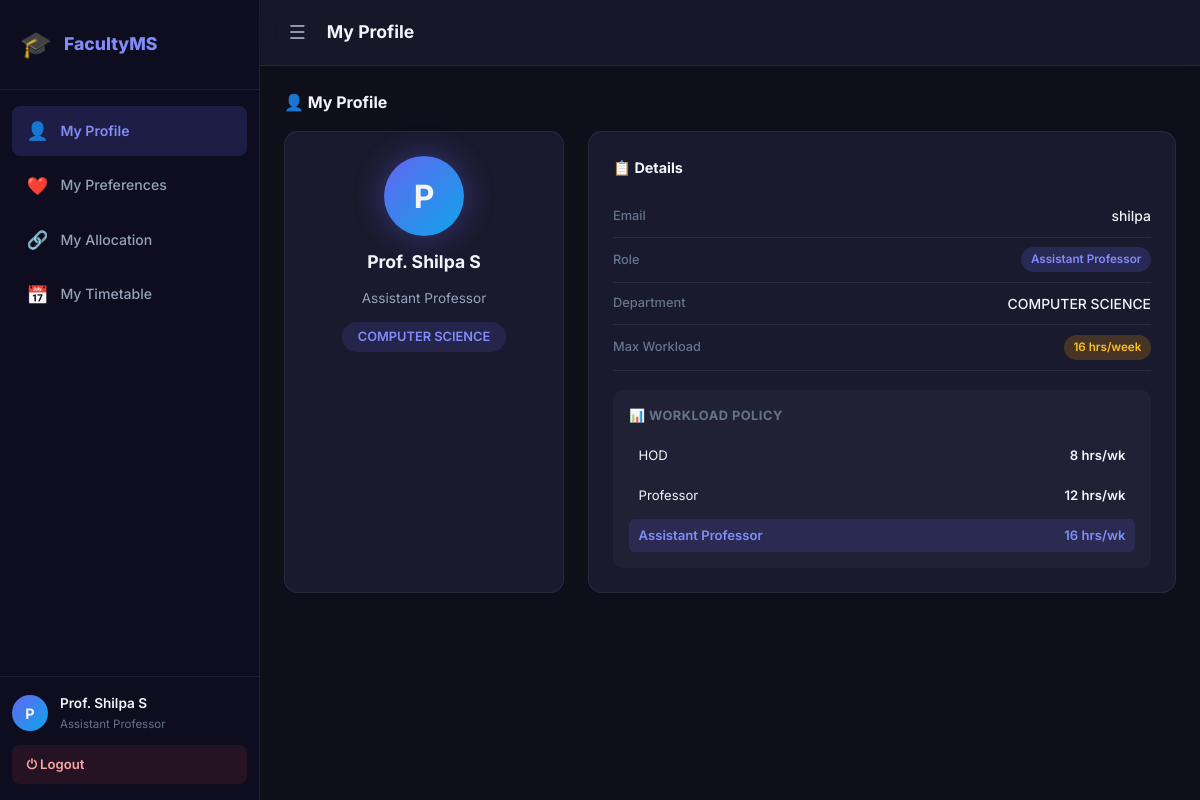
Page /faculty (signed in) on the committed database.
### tables this page shows
CREATE TABLE faculty (
            id INTEGER PRIMARY KEY AUTOINCREMENT,
            name TEXT NOT NULL,
            email TEXT UNIQUE NOT NULL,
            password TEXT NOT NULL,
            role TEXT NOT NULL CHECK(role IN ("HOD","Professor","Assistant Professor")),
            department TEXT NOT NULL,
            max_workload INTEGER NOT NULL
        );

### app.py (the view)
@app.route('/faculty')
@faculty_required
def faculty_dashboard():
    fid  = session['faculty_id']
    conn = get_db()
    faculty  = conn.execute("SELECT * FROM faculty WHERE id=?", (fid,)).fetchone()
    subjects = conn.execute("SELECT * FROM subject ORDER BY semester, name").fetchall()
    prefs    = conn.execute("SELECT subject_id FROM faculty_preference WHERE faculty_id=?", (fid,)).fetchall()
    pref_ids = [p['subject_id'] for p in prefs]
    allocations = conn.execute("""
        SELECT s.name AS subject_name, s.hours_per_week, s.is_lab, a.batch_no, s.semester
        FROM allocation a JOIN subject s ON a.subject_id = s.id
        WHERE a.faculty_id=?
    """, (fid,)).fetchall()
    conn.close()
    return render_template('faculty_dashboard.html',
                           faculty=faculty, subjects=subjects,
                           pref_ids=pref_ids, allocations=allocations,
                           workload_limits=WORKLOAD_LIMITS,
                           lab_batches=LAB_BATCHES)

### app.py (called while the page is built)
def get_db():
    conn = sqlite3.connect(DATABASE, timeout=10)
    conn.row_factory = sqlite3.Row
    conn.execute("PRAGMA foreign_keys = ON")
    return conn

def faculty_required(f):
    @wraps(f)
    def decorated(*args, **kwargs):
        if session.get('role') != 'faculty':
            flash('Please login as Faculty.', 'error')
            return redirect(url_for('login'))
        return f(*args, **kwargs)
    return decorated

### templates/faculty_dashboard.html (shortened to what this page needs)
<!DOCTYPE html>
<html lang="en">
<head>
  <link rel="stylesheet" href="{{ url_for('static', filename='style.css') }}"/>
</head>
<body class="dashboard-page">
  <aside class="sidebar" id="sidebar">
    <div class="sidebar-brand">
      <span class="brand-icon">🎓</span>
      <span class="brand-text">FacultyMS</span>
    </div>
    <nav class="sidebar-nav">
      <a href="#profile-section" class="nav-link active" onclick="showSection('profile-section',this)">
        <span class="nav-icon">👤</span> My Profile
      </a>
      <a href="#pref-section" class="nav-link" onclick="showSection('pref-section',this)">
        <span class="nav-icon">❤️</span> My Preferences
      </a>
      <a href="#alloc-section" class="nav-link" onclick="showSection('alloc-section',this)">
        <span class="nav-icon">🔗</span> My Allocation
      </a>
      <a href="{{ url_for('faculty_timetable') }}" class="nav-link">
        <span class="nav-icon">📅</span> My Timetable
      </a>
    </nav>
    <div class="sidebar-footer">
      <div class="user-badge">
        <span class="user-avatar">{{ faculty.name[0] }}</span>
        <div>
          <p class="user-name">{{ faculty.name }}</p>
          <p class="user-role">{{ faculty.role }}</p>
        </div>
      </div>
      <a href="{{ url_for('logout') }}" class="logout-btn">⏻ Logout</a>
    </div>
  </aside>
  <main class="main-content">
    <header class="topbar">
      <button class="menu-toggle" onclick="document.getElementById('sidebar').classList.toggle('collapsed')">☰</button>
      <h2 class="page-title" id="pageTitle">My Profile</h2>
    </header>
    <section id="profile-section" class="content-section active-section">
      <div class="section-header">
        <h3>👤 My Profile</h3>
      </div>
      <div class="profile-grid">
        <div class="profile-card card">
          <div class="profile-avatar-lg">{{ faculty.name[0] }}</div>
          <h3 class="profile-name">{{ faculty.name }}</h3>
          <p class="profile-designation">{{ faculty.role }}</p>
          <div class="profile-dept-badge">{{ faculty.department }}</div>
        </div>
        <div class="profile-details card">
          <h4>📋 Details</h4>
          <div class="detail-row">
            <span class="detail-label">Email</span>
            <span class="detail-value">{{ faculty.email }}</span>
          </div>
          <div class="detail-row">
            <span class="detail-label">Role</span>
            <span class="detail-value">
              <span class="badge badge-role">{{ faculty.role }}</span>
            </span>
          </div>
          <div class="detail-row">
            <span class="detail-label">Department</span>
            <span class="detail-value">{{ faculty.department }}</span>
          </div>
          <div class="detail-row">
            <span class="detail-label">Max Workload</span>
            <span class="detail-value">
              <span class="badge badge-hours">{{ faculty.max_workload }} hrs/week</span>
            </span>
          </div>
          {% set wl = workload_limits %}
          <div class="workload-info">
            <h5>📊 Workload Policy</h5>
            <div class="wl-grid">
              {% for role, hrs in wl.items() %}
              <div class="wl-item {% if role == faculty.role %}wl-active{% endif %}">
                <span class="wl-role">{{ role }}</span>
                <span class="wl-hrs">{{ hrs }} hrs/wk</span>
              </div>
              {% endfor %}
            </div>
          </div>
        </div>
      </div>
    </section>
  </main>
</body>
</html>

### rows in the picture
faculty: name "P", name "Prof. Shilpa S", role "Assistant Professor", department "COMPUTER SCIENCE", email "shilpa", max_workload "16"

### other values in the picture
{{ role }} "HOD" "Professor"
{{ hrs }} "8" "12"
